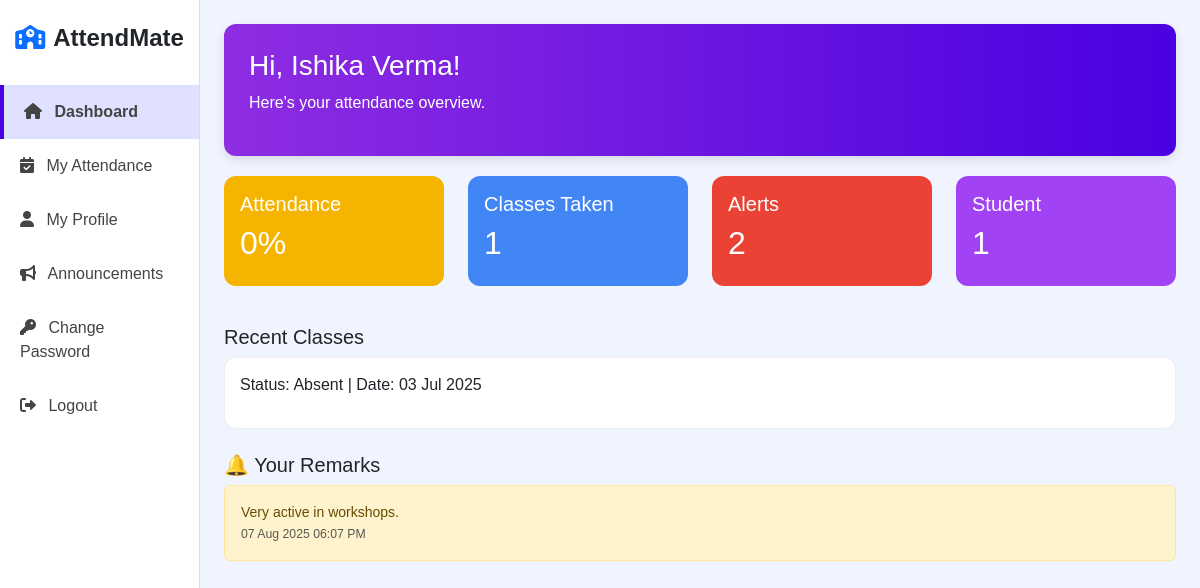
/user/student_dashboard.php (signed in), run on the app's committed database.
### tables this page shows
CREATE TABLE `attendance` (
    `id` INT AUTO_INCREMENT PRIMARY KEY,
    `user_id` INT NOT NULL,
    `date` DATE NOT NULL,
    `status` ENUM('Present', 'Absent') NOT NULL,
    `course` VARCHAR(50),
    `semester` VARCHAR(50),
    FOREIGN KEY (`user_id`) REFERENCES `users`(`id`) ON DELETE CASCADE
  );

CREATE TABLE `remarks` (
    `id` INT AUTO_INCREMENT PRIMARY KEY,
    `student_id` INT NOT NULL,
    `remark` TEXT NOT NULL,
    `course` VARCHAR(50),
    `semester` VARCHAR(50),
    `created_at` TIMESTAMP DEFAULT CURRENT_TIMESTAMP,
    FOREIGN KEY (`student_id`) REFERENCES `users`(`id`) ON DELETE CASCADE
  );

### user/student_dashboard.php (the view, shortened to what this page needs)
<?php
require_once '../db.php';
$userId = $_SESSION['id'];
$attendancePercent = 0;
$classesTaken = 0;
$attendedQuery = "SELECT COUNT(*) AS attended FROM attendance WHERE user_id = '$userId' AND status = 'Present'";
$totalQuery = "SELECT COUNT(*) AS total FROM attendance WHERE user_id = '$userId'";
$attendedResult = mysqli_query($conn, $attendedQuery);
$totalResult = mysqli_query($conn, $totalQuery);
if ($attendedResult && $totalResult) {
    $attended = mysqli_fetch_assoc($attendedResult)['attended'];
    $total = mysqli_fetch_assoc($totalResult)['total'];
    $attendancePercent = ($total > 0) ? round(($attended / $total) * 100) : 0;
}
$classQuery = "SELECT COUNT(DISTINCT date) AS total_classes FROM attendance WHERE user_id = '$userId'";
$classResult = mysqli_query($conn, $classQuery);
if ($classResult) {
    $classesTaken = mysqli_fetch_assoc($classResult)['total_classes'];
}
$absentCount = 0;
$remarkCount = 0;
$absentQuery = "SELECT COUNT(*) AS total FROM attendance WHERE user_id = '$userId' AND status = 'Absent'";
$absentResult = mysqli_query($conn, $absentQuery);
if ($absentResult) {
    $absentCount = mysqli_fetch_assoc($absentResult)['total'];
}
$remarkQuery = "SELECT COUNT(*) AS total FROM remarks WHERE student_id = '$userId'";
$remarkResult = mysqli_query($conn, $remarkQuery);
if ($remarkResult) {
    $remarkCount = mysqli_fetch_assoc($remarkResult)['total'];
}
$alerts = $absentCount + $remarkCount;
$recentQuery = "SELECT status, date FROM attendance WHERE user_id = '$userId' ORDER BY date DESC LIMIT 2";
$recentResult = mysqli_query($conn, $recentQuery);
$remarksQuery = mysqli_query($conn, "
    SELECT remark, created_at
    FROM remarks
    WHERE student_id = '$userId'
    ORDER BY created_at DESC
    LIMIT 3
");
?>
<?php include('../header.php'); ?>
<div class="col-md-40 p-50">
    <div class="dashboard-header mb-10">
        <h3>Hi, <?php echo htmlspecialchars($user); ?>!</h3>
        <p>Here's your attendance overview.</p>
    </div>
    <div class="row card-stats mb-4">
        <div class="col-md-3">
            <div class="card card-yellow p-3">
                <h5>Attendance</h5>
                <h2><?= $attendancePercent; ?>%</h2>
            </div>
        </div>
        <div class="col-md-3">
            <div class="card card-blue p-3">
                <h5>Classes Taken</h5>
                <h2><?= $classesTaken; ?></h2>
            </div>
        </div>
        <div class="col-md-3">
            <div class="card card-pink p-3">
                <h5>Alerts</h5>
                <h2><?= $alerts; ?></h2>
            </div>
        </div>
        <div class="col-md-3">
            <div class="card card-purple p-3">
                <h5>Student</h5>
                <h2>1</h2>
            </div>
        </div>
    </div>
    <h5>Recent Classes</h5>
    <?php if ($recentResult && mysqli_num_rows($recentResult) > 0): ?>
        <?php while ($row = mysqli_fetch_assoc($recentResult)): ?>
            <div class="subject-card mb-2">
                <p>Status: <?= htmlspecialchars($row['status']); ?> |
                    Date: <?= date("d M Y", strtotime($row['date'])); ?></p>
            </div>
        <?php endwhile; ?>
    <?php else: ?>
        <div class="alert alert-info">No recent classes found.</div>
    <?php endif; ?>
    <h5 class="mt-4">🔔 Your Remarks</h5>
    <?php if ($remarksQuery && mysqli_num_rows($remarksQuery) > 0): ?>
        <?php while ($remark = mysqli_fetch_assoc($remarksQuery)): ?>
            <div class="alert alert-warning small mb-2">
                <?= htmlspecialchars($remark['remark']); ?><br>
                <small class="text-muted"><?= date('d M Y h:i A', strtotime($remark['created_at'])) ?></small>
            </div>
        <?php endwhile; ?>
    <?php else: ?>
        <div class="text-muted">You have no remarks.</div>
    <?php endif; ?>
</div>
<?php include('../footer.php'); ?>

### CSS/dashboard.css (style rules this page uses)
body { background: #f0f4ff; font-family: "Poppins", sans-serif; margin: 0; padding: 0; }
.dashboard-header { background: linear-gradient(to right, #8e2de2, #4a00e0); color: white; border-radius: 12px; padding: 25px; margin-bottom: 20px; box-shadow: 0 4px 10px rgba(0, 0, 0, 0.1); transition: transform 0.3s ease, box-shadow 0.3s ease; }
.card-stats .card { border: none; border-radius: 12px; color: white; margin-bottom: 15px; transition: transform 0.3s ease, box-shadow 0.3s ease; }
.card-yellow { background: #f4b400; }
.card-blue { background: #4285f4; }
.card-pink { background: #ea4335; }
.card-purple { background: #a142f4; }
.subject-card { border-radius: 12px; border: 1px solid #eee; padding: 15px; margin-bottom: 15px; background: white; transition: transform 0.3s ease, box-shadow 0.3s ease; }

### data on the page
attendance: status "Absent", date "03 Jul 2025"
remarks: remark "Very active in workshops.", created_at "07 Aug 2025 06:07 PM"

### other printed values
$user "Ishika Verma"
$attendancePercent "0"
$classesTaken "1"
$alerts "2"
